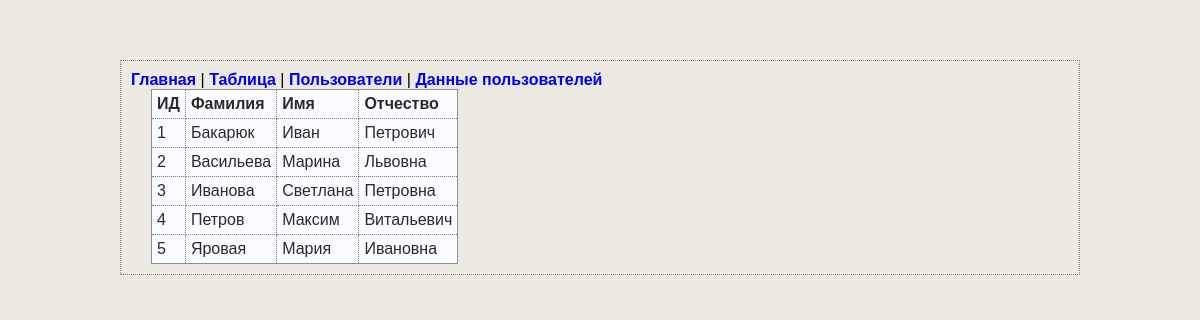
Screenshot of /table with the database file from the repository.
### app.py (models this page shows, shortened)
class HumanModel(db.Model):
    __tablename__ = "humans"
    id = db.Column(db.Integer, primary_key=True)
    last_name = db.Column(db.String(32), nullable=False)
    name = db.Column(db.String(32), nullable=False)
    surname = db.Column(db.String(32), nullable=False)
    def to_dict(self):
        return {
            "id": self.id,
            "last_name": self.last_name,
            "name": self.name,
            "surname": self.surname
        }

### app.py (the view)
@app.route("/table")
def table():
    humans = HumanModel.query.all()
    entities = [human.to_dict() for human in humans]
    return render_template("table.html", entities=entities)

### templates/table.html (shortened to what this page needs)
{% extends 'base.html' %}
{% block content %}
<table border="1" cellspacing="0">
    <tr>
        <th>ИД</th>
        <th>Фамилия</th>
        <th>Имя</th>
        <th>Отчество</th>
    </tr>
    {% for item in entities %}
    <tr>
        <td>{{ item.id }}</td>
        <td>{{ item.last_name }}</td>
        <td>{{ item.name }}</td>
        <td>{{ item.surname }}</td>
    </tr>
    {% endfor %}
</table>
{% endblock %}

### templates/base.html (shortened to what this page needs)
<!DOCTYPE html>
<html lang="ru">
<head>
    <link rel="stylesheet" href="/static/css/style.css">
</head>
<body>
    <div id="main">
        <div id="menu">
            <a href="/">Главная</a> |
            <a href="/table">Таблица</a> |
            <a href="/names">Пользователи</a> |
            <a href="/users">Данные пользователей</a>
        </div>
        <div id="content">
            {% block content %}{% endblock %}
        </div>
    </div>
</body>
</html>

### static/css/style.css (style rules this page uses)
body { font-family: Verdana, Geneva, Arial, sans-serif; font-size: medium; background-color: rgb(236, 233, 226); margin-top: 5%; margin-bottom: 5%; margin-left: 10%; margin-right: 10%; border: 1px dotted gray; padding: 10px 10px 10px 10px; }
a { text-decoration: none; font-weight: 600; }
table { margin-left: 20px; margin-right: 20px; caption-side: bottom; border-collapse: collapse; }
td, th { padding: 5px; text-align: left; }
table { font-size: 1em; background-color: #fafcff; border: 1px solid #909090; color: #2a2a2a; padding: 5px 5px 2px; border-collapse: collapse; }
td, th { border: thin dotted gray; }

### rows the page displays
HumanModel: id "1", last_name "Бакарюк", name "Иван", surname "Петрович"
HumanModel: id "2", last_name "Васильева", name "Марина", surname "Львовна"
HumanModel: id "3", last_name "Иванова", name "Светлана", surname "Петровна"
HumanModel: id "4", last_name "Петров", name "Максим", surname "Витальевич"
HumanModel: id "5", last_name "Яровая", name "Мария", surname "Ивановна"
